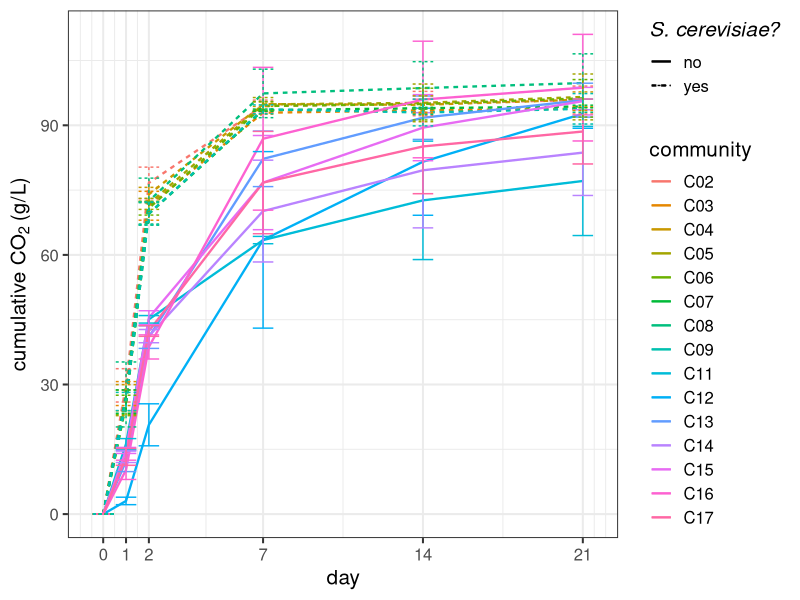
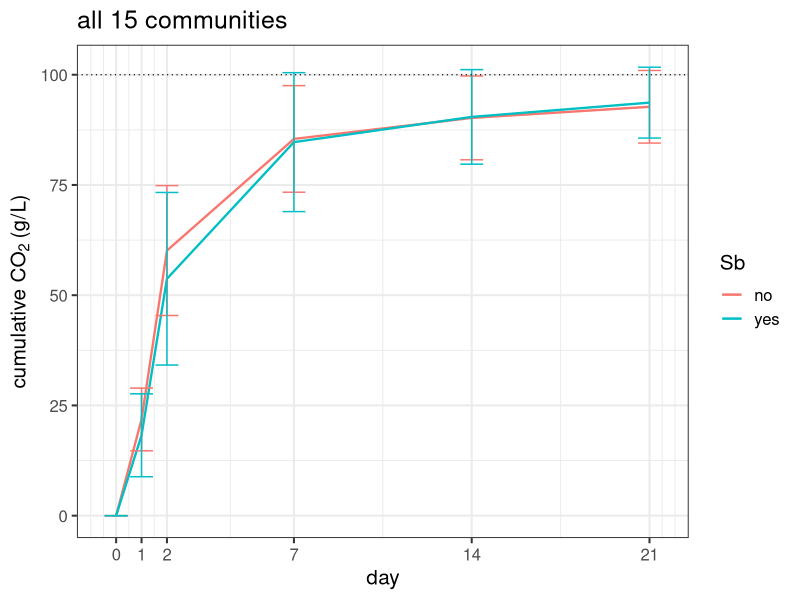

The R script that drew these images, in order:
# v3: started 20-nov-2023 beginning statistic analyses
# TO DO:
# ANOVAs & posthoc Tukey's pairwise 
# test of spread Sc vs. NS (PERMANOVA)

setwd("~/Library/CloudStorage/OneDrive-WageningenUniversity&Research/2023_montpellier/experiments/data/weights")
library(dplyr)
library(tidyr)
library(ggplot2)
library(readxl)
library(car) # for ANOVAs
library(lme4) # for ANOVAs
library(vegan) #for posthoc 
library(emmeans) #for posthoc

r01 <- readxl::read_xlsx(path="fermini_leale.xlsx", sheet = "r1_raw")%>%
  mutate(round = "r01")

r02 <- readxl::read_xlsx(path="fermini_leale.xlsx", sheet = "r2_raw")%>%
  mutate(round = "r02")

r03 <- readxl::read_xlsx(path="fermini_leale.xlsx", sheet = "r3_raw")%>%
  mutate(round = "r03")

r04 <- readxl::read_xlsx(path="fermini_leale.xlsx", sheet = "r4_raw")%>%
  mutate(round = "r04")


df <- rbind(r01, r02, r03, r04)

# rename columns, remove unneccesary column
df <- df%>% 
  rename(
   time = "Temps (h)",
    mass = "Masse (g)",
    volume = "Volume (L)",
 CO2cum = "CO2 cumulé (g/L)",
  CO2speed = "Vitesse CO2 (g/L/h)")  %>%
  select(-c("Prélèvement (ID)")) 

df<- df %>% drop_na(day)# confirm it eliminated correct rows (i.e., one value for each day/fermenter)

#make relevant values numeric
df$time <- as.numeric(df$time)
df$day <- as.numeric(df$day)
df$CO2cum <- as.numeric(df$CO2cum)

# combine in meta data of species absence/presence
META <- readxl::read_xlsx(path="fermini_leale.xlsx", sheet = "META")
df <- merge(df, META)

# plot all data  
df %>% 
  filter(community != "C01" ) %>%
  filter(community != "C10" ) %>%
  group_by(Sc, day, community) %>%
  summarise_at("CO2cum", c(mean, sd), na.rm = TRUE) %>%
  ggplot(aes(x = day, y = fn1, col = community
             , linetype=Sc
             # , linetype=Lt
             # , linetype=Td
             )) +
  geom_line(size=0.8) +
  geom_errorbar(aes(ymin=fn1-fn2, ymax=fn1+fn2))+
  # facet_wrap(~community) +
  theme_bw(base_size = 15) +
  # geom_hline(yintercept=100, size = 0.4, linetype='dotted') +
  # theme(axis.text.x = element_text(angle = 90)) +
  scale_x_continuous(breaks=c(0, 1, 2, 7, 14, 21))+
  # ggtitle("all 17 communities") +
  ylab(bquote("cumulative CO"[2]~"(g/L)")) +
  labs(linetype = expression(italic("S. cerevisiae?"))) 


#### plot average of when species is present or not (potential supplementary)
df %>%
  filter(community != "C01" ) %>%
  filter(community != "C10" ) %>%
  # filter(Sc == "no" ) %>% #if want to just looks at NS
  group_by(day, Sb) %>%
  summarise_at("CO2cum", c(mean, sd), na.rm = TRUE) %>%
  ggplot(aes(x = day, y = fn1, 
             col = Sb
  )) +
  geom_line(size=0.8) +
  geom_errorbar(aes(ymin=fn1-fn2, ymax=fn1+fn2))+
  # facet_wrap(~community) +
  theme_bw(base_size = 15) +
  geom_hline(yintercept=100, size = 0.4, linetype='dotted') +
  # theme(axis.text.x = element_text(angle = 90)) +
  scale_x_continuous(breaks=c(0, 1, 2, 7, 14, 21))+
  labs(y = "CO2 cumulative", 
       # title = "non-Sc communities",
       title = "all 15 communities"
       ) +
  ylab(bquote("cumulative CO"[2]~"(g/L)"))



### SPECIES / IDENTITY effect
df2 <- df %>% 
  # filter(Sc != "yes" ) %>% #remove if see rank still true in absence of Sc? 
  filter(richness != 4 ) %>% # need to remove this for richness, because only 1 community, leads to perfect prediction
  filter(community != "C01" ) %>% #remove just Sc control 
  filter(community != "C10" ) #remove just Bb and Lp control 


# all together 
lm_all <- lm(CO2cum ~ Sc + Lt + Td + Sb + as.factor(day), data = df2) 
Anova(lm_all, type = 3)  
summary(lm_all)


### RICHNESS effect
# removed richness of 4, because only 1 community (leads to perfect prediction)
lm_rich <- lm(CO2cum ~ as.factor(richness) + as.factor(day), data = df2) 
Anova(lm_rich, type = 3) # no effect of richness
summary(lm_rich)
emmeans(lm_rich, pairwise ~ richness|day) # difference between richness seen at all days
# emmeans(lm_rich, pairwise ~ day|richness) 


### LEVENE's test (test spread in data)
day1 <- df2 %>% filter(day == 1)
day2 <- df2 %>% filter(day == 2)
day7 <- df2 %>% filter(day == 7)
day14 <- df2 %>% filter(day == 14)
day21 <- df2 %>% filter(day == 21)

leveneTest(CO2cum ~ Sc, data = df2) # overall, across all days, no significant difference

leveneTest(CO2cum ~ Sc, data = day1) 
leveneTest(CO2cum ~ Sc, data = day2)
leveneTest(CO2cum ~ Sc, data = day7) #significant
leveneTest(CO2cum ~ Sc, data = day14) #significant
leveneTest(CO2cum ~ Sc, data = day21) #significant


#### PERMANOVA of spread in data???? 
# check what you are filtering
# df2 <- df %>% 
#   # filter(Sc != "yes" ) %>% #remove if see rank still true in absence of Sc? 
#   # filter(richness != 4 ) %>% # need to remove this for richness, because only 1 community, leads to perfect prediction
#   filter(community != "C01" ) %>% #remove just Sc control 
#   filter(community != "C10" ) #remove just Bb and Lp control 
# 
# # Remove rows with missing values in either 'CO2cum' or 'Sc'
# df_no_missing <- na.omit(df2[c("CO2cum", "Sc")])
# 
# # Calculate beta diversity using Euclidean distance
# beta_diversity <- vegdist(df_no_missing$CO2cum, method = "euclidean")
# 
# # Run PERMANOVA
# result <- adonis2(beta_diversity ~ Sc, data = df_no_missing)
# print(result)
# summary(result)




# ### Sc communities do differ from one another (can't use interaction...)
# sacc <- df %>% filter(Sc == "yes" )
# lm_sacc <- lm(CO2cum ~ community + as.factor(day), data = sacc ) 
# Anova(lm_sacc , type = 3)  # no effect of community
# 
# ### NS communities also differ from one another, but lower p-value (can't use interaction...)
# non_sacc <- df %>% filter(Sc != "yes" )
# lm_NS <- lm(CO2cum ~ community + as.factor(day), data = NS ) 
# Anova(lm_NS , type = 3)  # no effect of community
